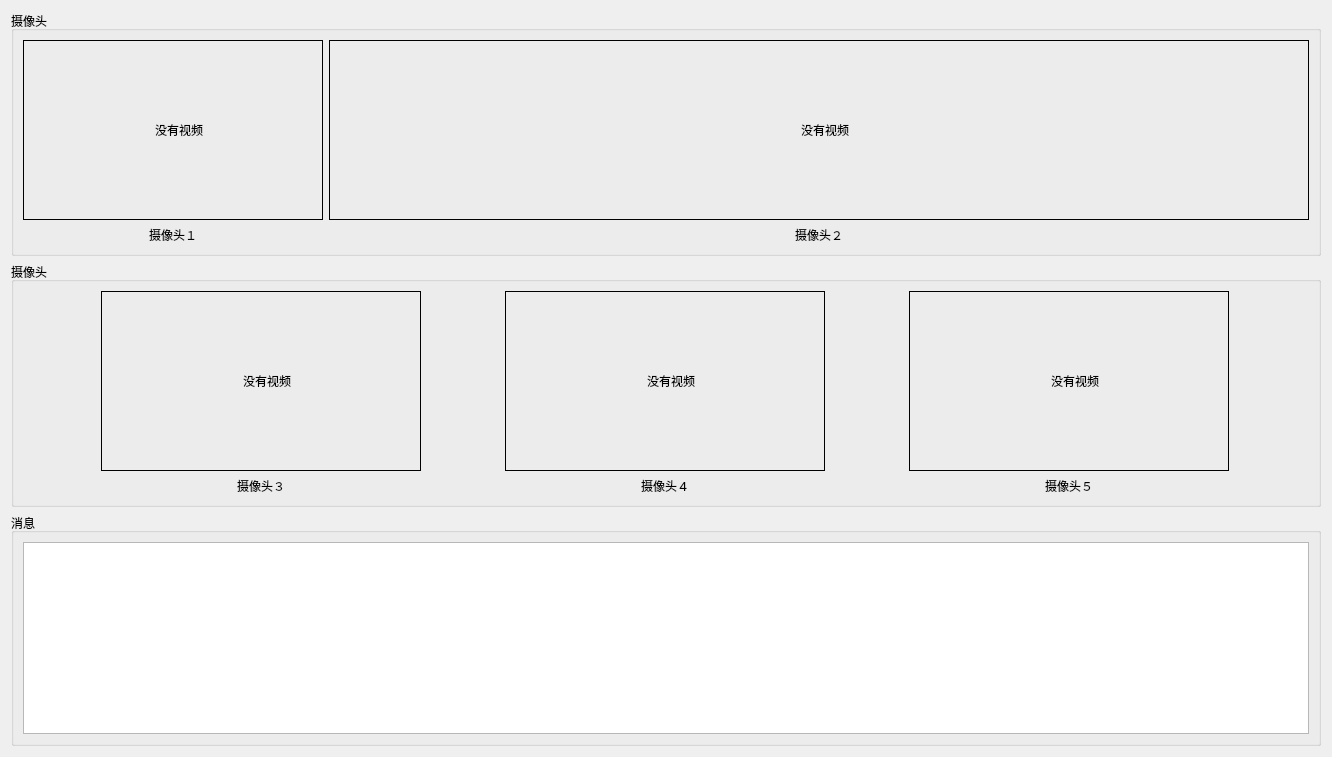
            <widget class="QWidget" name="tab_status">
             <attribute name="title">
              <string>状态显示</string>
             </attribute>
             <layout class="QVBoxLayout" name="verticalLayout_13">
              <item>
               <widget class="QGroupBox" name="groupBox_6">
                <property name="title">
                 <string>摄像头</string>
                </property>
                <layout class="QGridLayout" name="gridLayout_7" rowstretch="1,0" columnstretch="1,0">
                 <item row="0" column="0">
                  <widget class="QLabel" name="label_video0">
                   <property name="minimumSize">
                    <size>
                     <width>300</width>
                     <height>180</height>
                    </size>
                   </property>
                   <property name="maximumSize">
                    <size>
                     <width>320</width>
                     <height>180</height>
                    </size>
                   </property>
                   <property name="styleSheet">
                    <string notr="true">border:1px solid rgb(0, 0, 0)</string>
                   </property>
                   <property name="text">
                    <string>　没有视频</string>
                   </property>
                   <property name="alignment">
                    <set>Qt::AlignCenter</set>
                   </property>
                  </widget>
                 </item>
                 <item row="1" column="1">
                  <widget class="QLabel" name="label_v_name1">
                   <property name="text">
                    <string>摄像头２</string>
                   </property>
                   <property name="alignment">
                    <set>Qt::AlignCenter</set>
                   </property>
                  </widget>
                 </item>
                 <item row="1" column="0">
                  <widget class="QLabel" name="label_v_name0">
                   <property name="maximumSize">
                    <size>
                     <width>16777215</width>
                     <height>15</height>
                    </size>
                   </property>
                   <property name="text">
                    <string>摄像头１</string>
                   </property>
                   <property name="alignment">
                    <set>Qt::AlignCenter</set>
                   </property>
                  </widget>
                 </item>
                 <item row="0" column="1">
                  <widget class="QLabel" name="label_video1">
                   <property name="minimumSize">
                    <size>
                     <width>980</width>
                     <height>180</height>
                    </size>
                   </property>
                   <property name="maximumSize">
                    <size>
                     <width>980</width>
                     <height>180</height>
                    </size>
                   </property>
                   <property name="styleSheet">
                    <string notr="true">border:1px solid rgb(0, 0, 0)</string>
                   </property>
                   <property name="text">
                    <string>　没有视频</string>
                   </property>
                   <property name="alignment">
                    <set>Qt::AlignCenter</set>
                   </property>
                  </widget>
                 </item>
                </layout>
               </widget>
              </item>
              <item>
               <widget class="QGroupBox" name="groupBox_7">
                <property name="title">
                 <string>摄像头</string>
                </property>
                <layout class="QGridLayout" name="gridLayout_8" rowstretch="1,0" columnstretch="1,0,0">
                 <item row="0" column="1">
                  <widget class="QLabel" name="label_video3">
                   <property name="minimumSize">
                    <size>
                     <width>320</width>
                     <height>180</height>
                    </size>
                   </property>
                   <property name="maximumSize">
                    <size>
                     <width>320</width>
                     <height>180</height>
                    </size>
                   </property>
                   <property name="styleSheet">
                    <string notr="true">border:1px solid rgb(0, 0, 0)</string>
                   </property>
                   <property name="text">
                    <string>　没有视频</string>
                   </property>
                   <property name="alignment">
                    <set>Qt::AlignCenter</set>
                   </property>
                  </widget>
                 </item>
                 <item row="1" column="1">
                  <widget class="QLabel" name="label_v_name3">
                   <property name="text">
                    <string>摄像头４</string>
                   </property>
                   <property name="alignment">
                    <set>Qt::AlignCenter</set>
                   </property>
                  </widget>
                 </item>
                 <item row="0" column="0">
                  <widget class="QLabel" name="label_video2">
                   <property name="minimumSize">
                    <size>
                     <width>320</width>
                     <height>180</height>
                    </size>
                   </property>
                   <property name="maximumSize">
                    <size>
                     <width>320</width>
                     <height>180</height>
                    </size>
                   </property>
                   <property name="styleSheet">
                    <string notr="true">border:1px solid rgb(0, 0, 0)</string>
                   </property>
                   <property name="text">
                    <string>　没有视频</string>
                   </property>
                   <property name="alignment">
                    <set>Qt::AlignCenter</set>
                   </property>
                  </widget>
                 </item>
                 <item row="1" column="0">
                  <widget class="QLabel" name="label_v_name2">
                   <property name="maximumSize">
                    <size>
                     <width>16777215</width>
                     <height>15</height>
                    </size>
                   </property>
                   <property name="text">
                    <string>摄像头３</string>
                   </property>
                   <property name="alignment">
                    <set>Qt::AlignCenter</set>
                   </property>
                  </widget>
                 </item>
                 <item row="0" column="2">
                  <widget class="QLabel" name="label_video4">
                   <property name="minimumSize">
                    <size>
                     <width>320</width>
                     <height>180</height>
                    </size>
                   </property>
                   <property name="maximumSize">
                    <size>
                     <width>320</width>
                     <height>180</height>
                    </size>
                   </property>
                   <property name="styleSheet">
                    <string notr="true">border:1px solid rgb(0, 0, 0)</string>
                   </property>
                   <property name="text">
                    <string>　没有视频</string>
                   </property>
                   <property name="alignment">
                    <set>Qt::AlignCenter</set>
                   </property>
                  </widget>
                 </item>
                 <item row="1" column="2">
                  <widget class="QLabel" name="label_v_name4">
                   <property name="text">
                    <string>摄像头５</string>
                   </property>
                   <property name="alignment">
                    <set>Qt::AlignCenter</set>
                   </property>
                  </widget>
                 </item>
                </layout>
               </widget>
              </item>
              <item>
               <widget class="QGroupBox" name="groupBox_12">
                <property name="sizePolicy">
                 <sizepolicy hsizetype="MinimumExpanding" vsizetype="Preferred">
                  <horstretch>0</horstretch>
                  <verstretch>0</verstretch>
                 </sizepolicy>
                </property>
                <property name="minimumSize">
                 <size>
                  <width>300</width>
                  <height>0</height>
                 </size>
                </property>
                <property name="title">
                 <string>消息</string>
                </property>
                <layout class="QHBoxLayout" name="horizontalLayout_14">
                 <item>
                  <widget class="QListView" name="view_logging">
                   <property name="minimumSize">
                    <size>
                     <width>300</width>
                     <height>0</height>
                    </size>
                   </property>
                   <property name="maximumSize">
                    <size>
                     <width>12312312</width>
                     <height>12312312</height>
                    </size>
                   </property>
                  </widget>
                 </item>
                </layout>
               </widget>
              </item>
             </layout>
            </widget>
